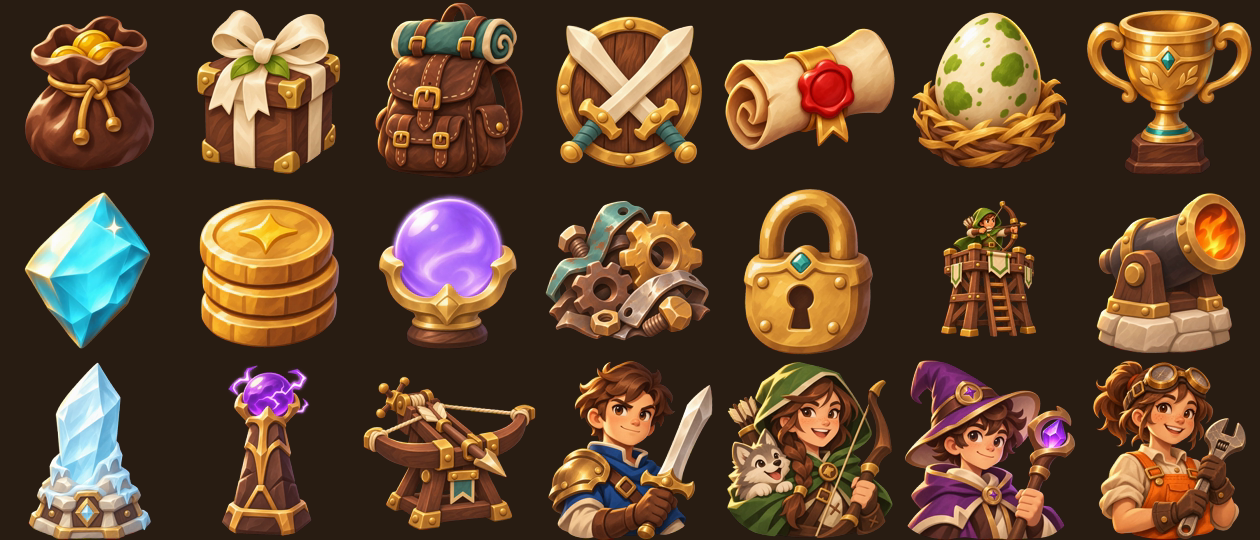
#> input picture art/sheet_all.png, 1260 x 540 px
$ python archer_classes.py ../art/sheet_all.png 5 5 5
#> lines starting #> are read from the running program, lines starting #| are printed output that depends on the picture; after the words box and inside, x2 and y2 are one past the last pixel; in counts of white or black regions, pixels touching at a corner belong together
"""Colour classes of the archer's bare model sheet (art/ref3d/archer/ranger_archer_bare.png), shared by the loft
builder's spec maker and the gates: g green cloth, c cream trim, s skin, h hair/leather brown, d dark (eyes, brows),
y gold, . background."""
import numpy as np
from PIL import Image


def classes(path):
#> called with path = '../art/sheet_all.png'
    im = np.asarray(Image.open(path).convert("RGB")).astype(float) / 255
    r, g, b = im[..., 0], im[..., 1], im[..., 2]
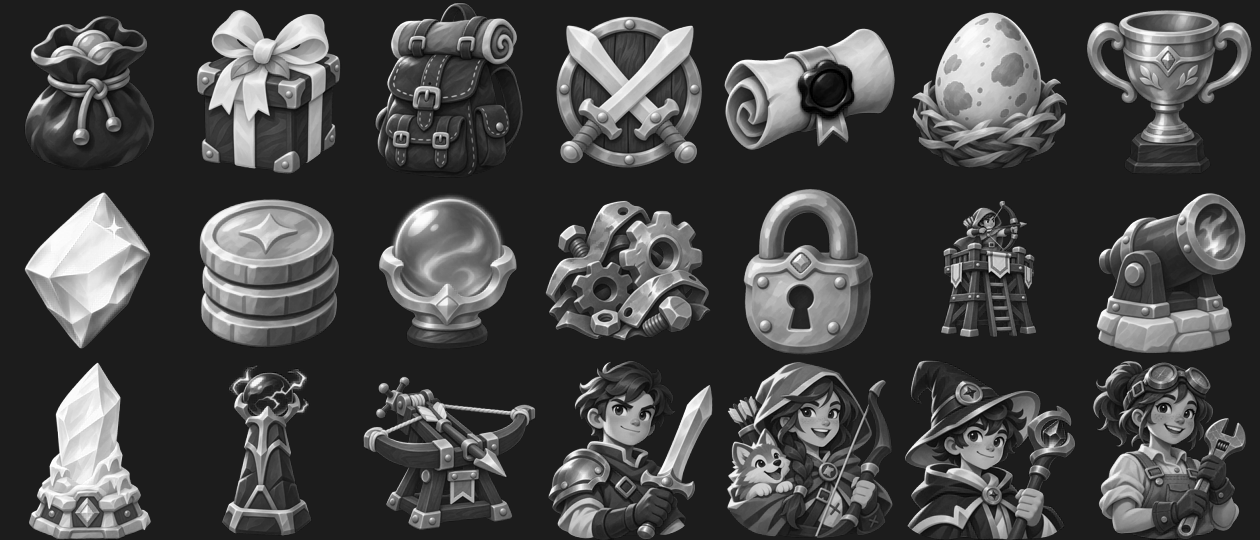
#> g: shape (540, 1260) float64; min 0, max 1, mean 0.274
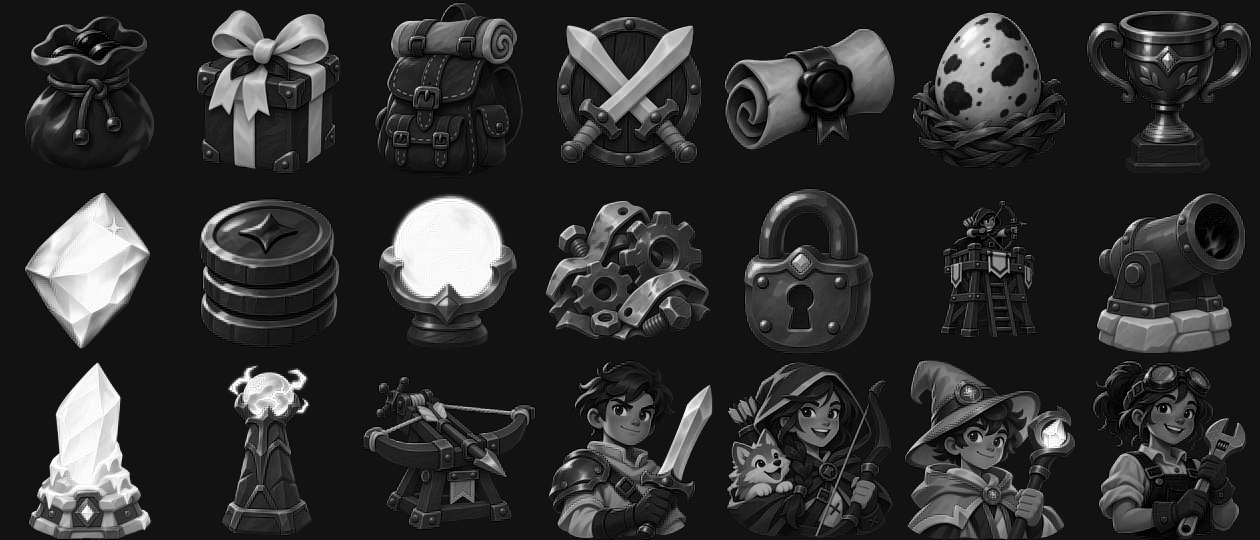
#> b: shape (540, 1260) float64; min 0, max 1, mean 0.184
    mx, mn = im.max(-1), im.min(-1)
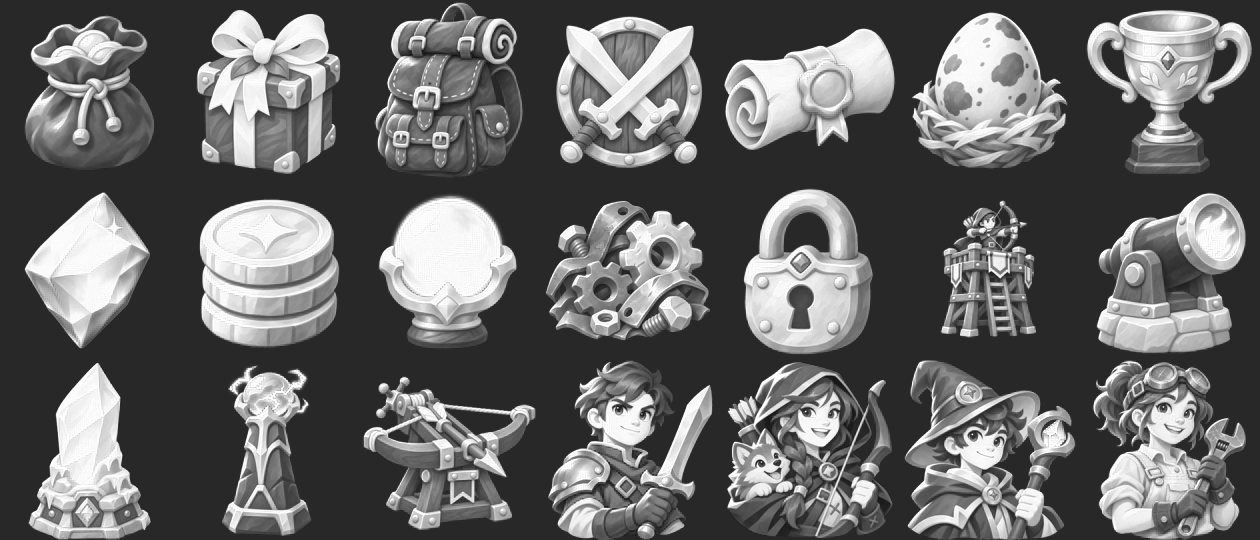
#> mx: shape (540, 1260) float64; min 0.0627, max 1, mean 0.398
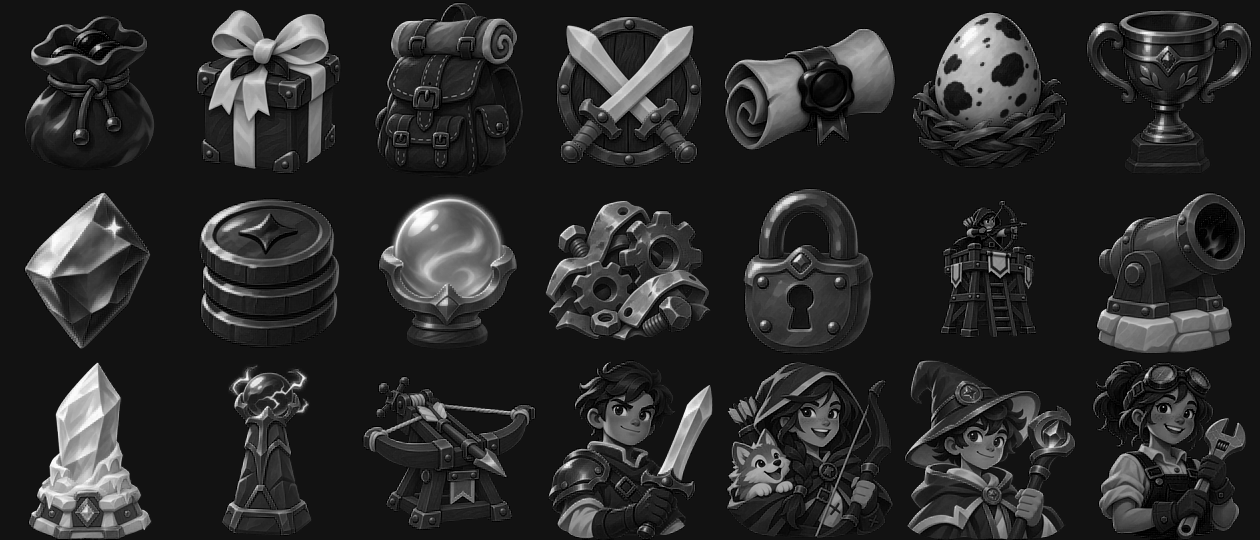
#> mn: shape (540, 1260) float64; min 0, max 1, mean 0.163
    sat = (mx - mn) / np.maximum(mx, 1e-3)
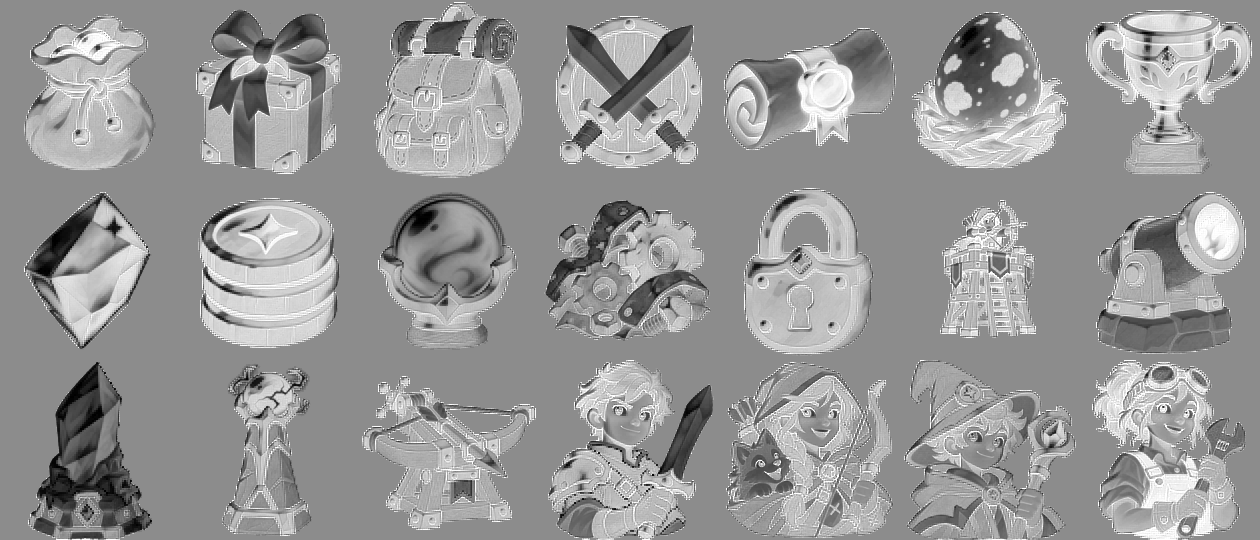
#> sat: shape (540, 1260) float64; min 0, max 1, mean 0.59
    out = np.full(r.shape, ".", dtype="<U1")
    fg = mn < 0.92
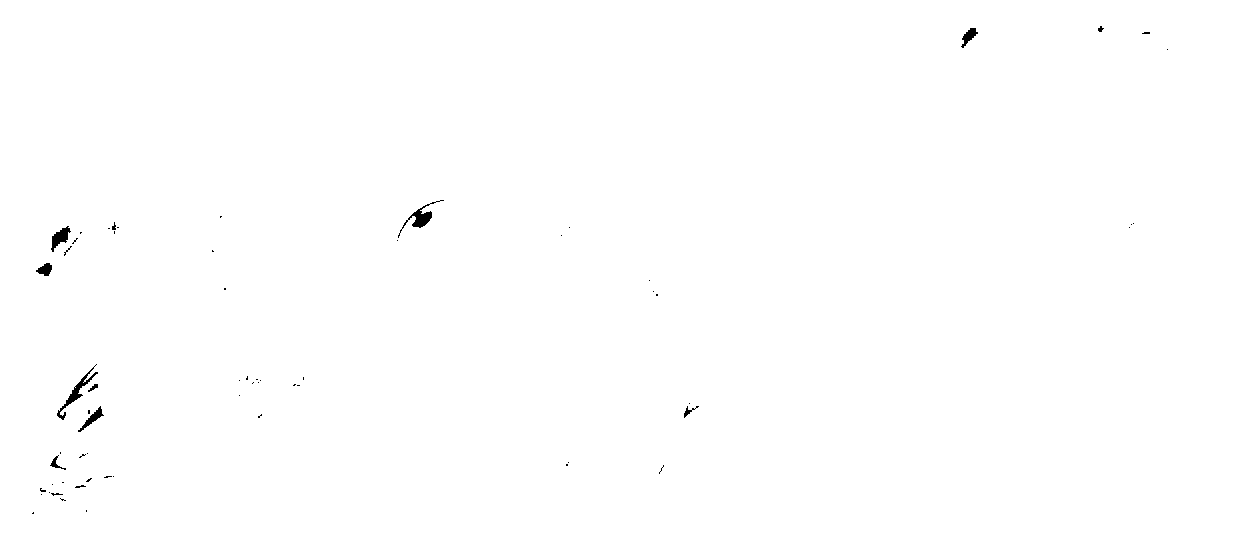
#> fg: shape (540, 1260) bool; 99.7% white; 63 black regions (52 under 20 px), largest, box (x1, y1, x2, y2) and area: (57, 364, 98, 420) 332, (398, 200, 444, 238) 311, (51, 226, 71, 252) 234
    out[fg & (g > r) & (g > b)] = "g"
    out[fg & (r >= g) & (mx < 0.45)] = "h"
    out[fg & (r >= g) & (mx >= 0.45) & (sat > 0.25)] = "s"
    out[fg & (r >= g) & (mx >= 0.45) & (sat > 0.25) & (r - g < 0.2) & (g > 0.55) & (b < 0.35)] = "y"
    out[fg & (r >= g) & (sat <= 0.25) & (mx > 0.75)] = "c"
    out[fg & (mx < 0.2)] = "d"
    # brown leather/hair vs skin: brown is darker and more saturated
    out[fg & (r >= g) & (mx >= 0.45) & (mx < 0.62) & (sat > 0.45)] = "h"
    return out, im


if __name__ == "__main__":
    import sys
    out, _ = classes(sys.argv[1])
    x0, x1, step = int(sys.argv[2]), int(sys.argv[3]), int(sys.argv[4]) if len(sys.argv) > 4 else 8
    for y in range(0, out.shape[0], step):
        print("%3d " % y + "".join(out[y, x0:x1:step // 2]))
#> this loop made 108 passes
#|   0
#|   5
#|  10
#|  15
#|  20
#|  25
#|  30
#|  35
#> (further printed lines are left out)
